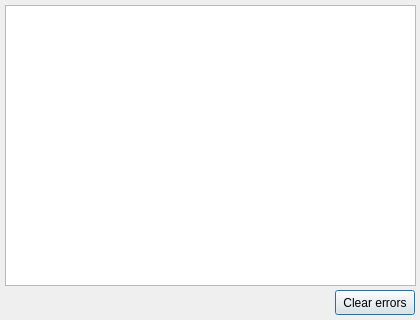
<?xml version="1.0" encoding="UTF-8"?>
<ui version="4.0">
 <class>ErrorDialog</class>
 <widget class="QDialog" name="ErrorDialog">
  <property name="geometry">
   <rect>
    <x>0</x>
    <y>0</y>
    <width>420</width>
    <height>320</height>
   </rect>
  </property>
  <property name="windowTitle">
   <string>Device errors</string>
  </property>
  <widget class="QTextEdit" name="textEditErrors">
   <property name="geometry">
    <rect>
     <x>5</x>
     <y>5</y>
     <width>411</width>
     <height>281</height>
    </rect>
   </property>
   <property name="readOnly">
    <bool>true</bool>
   </property>
  </widget>
  <widget class="QPushButton" name="pushButtonClearErrors">
   <property name="geometry">
    <rect>
     <x>335</x>
     <y>290</y>
     <width>80</width>
     <height>25</height>
    </rect>
   </property>
   <property name="text">
    <string>Clear errors</string>
   </property>
  </widget>
 </widget>
 <resources/>
 <connections/>
</ui>
